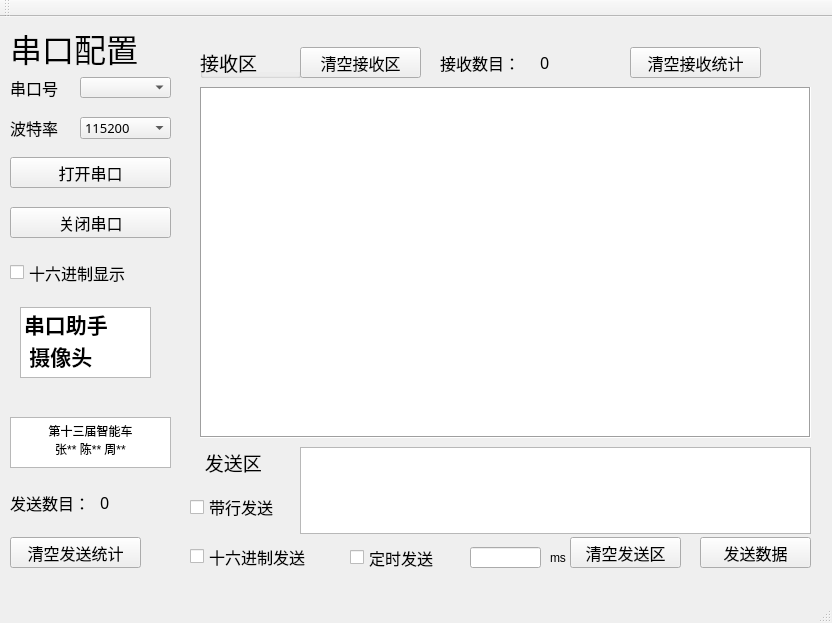
<?xml version="1.0" encoding="UTF-8"?>
<ui version="4.0">
 <class>MainWindow</class>
 <widget class="QMainWindow" name="MainWindow">
  <property name="geometry">
   <rect>
    <x>0</x>
    <y>0</y>
    <width>832</width>
    <height>623</height>
   </rect>
  </property>
  <property name="minimumSize">
   <size>
    <width>832</width>
    <height>623</height>
   </size>
  </property>
  <property name="maximumSize">
   <size>
    <width>832</width>
    <height>623</height>
   </size>
  </property>
  <property name="windowTitle">
   <string>MainWindow</string>
  </property>
  <widget class="QWidget" name="centralWidget">
   <widget class="QComboBox" name="comboBox_portName">
    <property name="geometry">
     <rect>
      <x>80</x>
      <y>60</y>
      <width>91</width>
      <height>21</height>
     </rect>
    </property>
    <property name="font">
     <font>
      <family>楷体</family>
      <pointsize>10</pointsize>
     </font>
    </property>
    <property name="cursor">
     <cursorShape>PointingHandCursor</cursorShape>
    </property>
   </widget>
   <widget class="QComboBox" name="comboBox_baudRate">
    <property name="geometry">
     <rect>
      <x>80</x>
      <y>100</y>
      <width>91</width>
      <height>22</height>
     </rect>
    </property>
    <property name="font">
     <font>
      <family>楷体</family>
      <pointsize>10</pointsize>
     </font>
    </property>
    <property name="cursor">
     <cursorShape>PointingHandCursor</cursorShape>
    </property>
    <item>
     <property name="text">
      <string>115200</string>
     </property>
    </item>
    <item>
     <property name="text">
      <string>9600</string>
     </property>
    </item>
   </widget>
   <widget class="QLabel" name="label">
    <property name="geometry">
     <rect>
      <x>10</x>
      <y>60</y>
      <width>61</width>
      <height>21</height>
     </rect>
    </property>
    <property name="font">
     <font>
      <family>楷体</family>
      <pointsize>12</pointsize>
     </font>
    </property>
    <property name="text">
     <string>串口号</string>
    </property>
   </widget>
   <widget class="QLabel" name="label_2">
    <property name="geometry">
     <rect>
      <x>10</x>
      <y>100</y>
      <width>61</width>
      <height>21</height>
     </rect>
    </property>
    <property name="font">
     <font>
      <family>楷体</family>
      <pointsize>12</pointsize>
     </font>
    </property>
    <property name="text">
     <string>波特率</string>
    </property>
   </widget>
   <widget class="QPushButton" name="pushButton_open">
    <property name="geometry">
     <rect>
      <x>10</x>
      <y>140</y>
      <width>161</width>
      <height>31</height>
     </rect>
    </property>
    <property name="font">
     <font>
      <family>楷体</family>
      <pointsize>12</pointsize>
     </font>
    </property>
    <property name="cursor">
     <cursorShape>OpenHandCursor</cursorShape>
    </property>
    <property name="text">
     <string>打开串口</string>
    </property>
   </widget>
   <widget class="QPushButton" name="pushButton_close">
    <property name="geometry">
     <rect>
      <x>10</x>
      <y>190</y>
      <width>161</width>
      <height>31</height>
     </rect>
    </property>
    <property name="font">
     <font>
      <family>楷体</family>
      <pointsize>12</pointsize>
     </font>
    </property>
    <property name="cursor">
     <cursorShape>ClosedHandCursor</cursorShape>
    </property>
    <property name="text">
     <string>关闭串口</string>
    </property>
   </widget>
   <widget class="QCheckBox" name="hex_display">
    <property name="geometry">
     <rect>
      <x>10</x>
      <y>240</y>
      <width>161</width>
      <height>31</height>
     </rect>
    </property>
    <property name="font">
     <font>
      <family>楷体</family>
      <pointsize>12</pointsize>
     </font>
    </property>
    <property name="cursor">
     <cursorShape>PointingHandCursor</cursorShape>
    </property>
    <property name="text">
     <string>十六进制显示</string>
    </property>
   </widget>
   <widget class="QLabel" name="prompt_label">
    <property name="geometry">
     <rect>
      <x>10</x>
      <y>10</y>
      <width>161</width>
      <height>41</height>
     </rect>
    </property>
    <property name="font">
     <font>
      <family>楷体</family>
      <pointsize>24</pointsize>
     </font>
    </property>
    <property name="text">
     <string>串口配置</string>
    </property>
   </widget>
   <widget class="QLabel" name="label_7">
    <property name="geometry">
     <rect>
      <x>10</x>
      <y>460</y>
      <width>91</width>
      <height>51</height>
     </rect>
    </property>
    <property name="font">
     <font>
      <family>楷体</family>
      <pointsize>12</pointsize>
     </font>
    </property>
    <property name="text">
     <string>发送数目：</string>
    </property>
   </widget>
   <widget class="QLabel" name="send_num">
    <property name="geometry">
     <rect>
      <x>100</x>
      <y>470</y>
      <width>81</width>
      <height>31</height>
     </rect>
    </property>
    <property name="font">
     <font>
      <family>楷体</family>
      <pointsize>12</pointsize>
     </font>
    </property>
    <property name="text">
     <string>0</string>
    </property>
   </widget>
   <widget class="QPushButton" name="clear_se_num">
    <property name="geometry">
     <rect>
      <x>10</x>
      <y>520</y>
      <width>131</width>
      <height>31</height>
     </rect>
    </property>
    <property name="font">
     <font>
      <family>楷体</family>
      <pointsize>12</pointsize>
     </font>
    </property>
    <property name="cursor">
     <cursorShape>ClosedHandCursor</cursorShape>
    </property>
    <property name="text">
     <string>清空发送统计</string>
    </property>
   </widget>
   <widget class="QTextEdit" name="textEdit">
    <property name="geometry">
     <rect>
      <x>10</x>
      <y>400</y>
      <width>161</width>
      <height>51</height>
     </rect>
    </property>
    <property name="cursor" stdset="0">
     <cursorShape>ArrowCursor</cursorShape>
    </property>
    <property name="lineWidth">
     <number>1</number>
    </property>
    <property name="readOnly">
     <bool>true</bool>
    </property>
    <property name="html">
     <string>&lt;!DOCTYPE HTML PUBLIC &quot;-//W3C//DTD HTML 4.0//EN&quot; &quot;http://www.w3.org/TR/REC-html40/strict.dtd&quot;&gt;
&lt;html&gt;&lt;head&gt;&lt;meta name=&quot;qrichtext&quot; content=&quot;1&quot; /&gt;&lt;style type=&quot;text/css&quot;&gt;
p, li { white-space: pre-wrap; }
&lt;/style&gt;&lt;/head&gt;&lt;body style=&quot; font-family:'SimSun'; font-size:9pt; font-weight:400; font-style:normal;&quot;&gt;
&lt;p align=&quot;center&quot; style=&quot; margin-top:0px; margin-bottom:0px; margin-left:0px; margin-right:0px; -qt-block-indent:0; text-indent:0px;&quot;&gt;第十三届智能车&lt;/p&gt;
&lt;p align=&quot;center&quot; style=&quot; margin-top:0px; margin-bottom:0px; margin-left:0px; margin-right:0px; -qt-block-indent:0; text-indent:0px;&quot;&gt;张** 陈** 周**&lt;/p&gt;&lt;/body&gt;&lt;/html&gt;</string>
    </property>
   </widget>
   <widget class="QListWidget" name="mode_select">
    <property name="geometry">
     <rect>
      <x>20</x>
      <y>290</y>
      <width>131</width>
      <height>71</height>
     </rect>
    </property>
    <item>
     <property name="text">
      <string>串口助手</string>
     </property>
     <property name="font">
      <font>
       <family>楷体</family>
       <pointsize>16</pointsize>
       <weight>75</weight>
       <bold>true</bold>
      </font>
     </property>
     <property name="background">
      <brush brushstyle="NoBrush">
       <color alpha="255">
        <red>0</red>
        <green>0</green>
        <blue>0</blue>
       </color>
      </brush>
     </property>
    </item>
    <item>
     <property name="text">
      <string> 摄像头</string>
     </property>
     <property name="font">
      <font>
       <family>楷体</family>
       <pointsize>16</pointsize>
       <weight>75</weight>
       <bold>true</bold>
      </font>
     </property>
     <property name="background">
      <brush brushstyle="NoBrush">
       <color alpha="255">
        <red>0</red>
        <green>0</green>
        <blue>0</blue>
       </color>
      </brush>
     </property>
    </item>
   </widget>
   <widget class="QStackedWidget" name="model_window">
    <property name="geometry">
     <rect>
      <x>190</x>
      <y>20</y>
      <width>621</width>
      <height>541</height>
     </rect>
    </property>
    <property name="minimumSize">
     <size>
      <width>621</width>
      <height>541</height>
     </size>
    </property>
    <property name="currentIndex">
     <number>1</number>
    </property>
    <widget class="QWidget" name="page">
     <widget class="QLabel" name="camera_titile">
      <property name="geometry">
       <rect>
        <x>250</x>
        <y>5</y>
        <width>231</width>
        <height>31</height>
       </rect>
      </property>
      <property name="font">
       <font>
        <family>楷体</family>
        <pointsize>16</pointsize>
       </font>
      </property>
      <property name="text">
       <string>OV7725二值化图像</string>
      </property>
     </widget>
     <widget class="QLabel" name="bitimage">
      <property name="geometry">
       <rect>
        <x>130</x>
        <y>40</y>
        <width>471</width>
        <height>251</height>
       </rect>
      </property>
      <property name="frameShape">
       <enum>QFrame::WinPanel</enum>
      </property>
      <property name="text">
       <string/>
      </property>
      <property name="textFormat">
       <enum>Qt::AutoText</enum>
      </property>
      <property name="scaledContents">
       <bool>true</bool>
      </property>
     </widget>
     <widget class="QLabel" name="bit_data">
      <property name="geometry">
       <rect>
        <x>130</x>
        <y>350</y>
        <width>471</width>
        <height>181</height>
       </rect>
      </property>
      <property name="frameShape">
       <enum>QFrame::Panel</enum>
      </property>
      <property name="frameShadow">
       <enum>QFrame::Plain</enum>
      </property>
      <property name="text">
       <string/>
      </property>
      <property name="scaledContents">
       <bool>true</bool>
      </property>
     </widget>
     <widget class="QLabel" name="label_5">
      <property name="geometry">
       <rect>
        <x>240</x>
        <y>310</y>
        <width>261</width>
        <height>31</height>
       </rect>
      </property>
      <property name="font">
       <font>
        <family>楷体</family>
        <pointsize>16</pointsize>
       </font>
      </property>
      <property name="text">
       <string>智能车实时数据显示</string>
      </property>
     </widget>
     <widget class="QComboBox" name="img_type">
      <property name="geometry">
       <rect>
        <x>0</x>
        <y>50</y>
        <width>111</width>
        <height>21</height>
       </rect>
      </property>
      <property name="font">
       <font>
        <family>楷体</family>
        <pointsize>10</pointsize>
       </font>
      </property>
      <item>
       <property name="text">
        <string>二值化图像</string>
       </property>
      </item>
     </widget>
     <widget class="QLabel" name="label_8">
      <property name="geometry">
       <rect>
        <x>0</x>
        <y>20</y>
        <width>91</width>
        <height>16</height>
       </rect>
      </property>
      <property name="font">
       <font>
        <family>楷体</family>
        <pointsize>12</pointsize>
       </font>
      </property>
      <property name="text">
       <string>图像类型</string>
      </property>
     </widget>
     <widget class="QLabel" name="label_9">
      <property name="geometry">
       <rect>
        <x>0</x>
        <y>90</y>
        <width>81</width>
        <height>16</height>
       </rect>
      </property>
      <property name="font">
       <font>
        <family>楷体</family>
        <pointsize>12</pointsize>
       </font>
      </property>
      <property name="text">
       <string>图像大小</string>
      </property>
     </widget>
     <widget class="QLabel" name="label_10">
      <property name="geometry">
       <rect>
        <x>0</x>
        <y>130</y>
        <width>21</width>
        <height>16</height>
       </rect>
      </property>
      <property name="text">
       <string>高:</string>
      </property>
     </widget>
     <widget class="QLabel" name="label_11">
      <property name="geometry">
       <rect>
        <x>0</x>
        <y>170</y>
        <width>21</width>
        <height>16</height>
       </rect>
      </property>
      <property name="text">
       <string>宽:</string>
      </property>
     </widget>
     <widget class="QLineEdit" name="img_height">
      <property name="geometry">
       <rect>
        <x>30</x>
        <y>130</y>
        <width>81</width>
        <height>21</height>
       </rect>
      </property>
      <property name="text">
       <string>60</string>
      </property>
     </widget>
     <widget class="QLineEdit" name="img_width">
      <property name="geometry">
       <rect>
        <x>30</x>
        <y>170</y>
        <width>81</width>
        <height>21</height>
       </rect>
      </property>
      <property name="text">
       <string>80</string>
      </property>
     </widget>
     <widget class="QComboBox" name="bit_sequence">
      <property name="geometry">
       <rect>
        <x>0</x>
        <y>240</y>
        <width>101</width>
        <height>22</height>
       </rect>
      </property>
      <property name="font">
       <font>
        <family>楷体</family>
        <pointsize>10</pointsize>
       </font>
      </property>
      <item>
       <property name="text">
        <string>先高后低</string>
       </property>
      </item>
     </widget>
     <widget class="QLabel" name="label_12">
      <property name="geometry">
       <rect>
        <x>0</x>
        <y>210</y>
        <width>91</width>
        <height>16</height>
       </rect>
      </property>
      <property name="font">
       <font>
        <family>楷体</family>
        <pointsize>12</pointsize>
       </font>
      </property>
      <property name="text">
       <string>数据排列</string>
      </property>
     </widget>
     <widget class="QLabel" name="label_13">
      <property name="geometry">
       <rect>
        <x>0</x>
        <y>280</y>
        <width>91</width>
        <height>16</height>
       </rect>
      </property>
      <property name="font">
       <font>
        <family>楷体</family>
        <pointsize>12</pointsize>
       </font>
      </property>
      <property name="text">
       <string>显示设置</string>
      </property>
     </widget>
     <widget class="QComboBox" name="white_black">
      <property name="geometry">
       <rect>
        <x>0</x>
        <y>310</y>
        <width>101</width>
        <height>22</height>
       </rect>
      </property>
      <property name="font">
       <font>
        <family>楷体</family>
        <pointsize>10</pointsize>
       </font>
      </property>
      <item>
       <property name="text">
        <string>1黑0白</string>
       </property>
      </item>
     </widget>
    </widget>
    <widget class="QWidget" name="page_2">
     <widget class="QTextEdit" name="textEdit_read">
      <property name="geometry">
       <rect>
        <x>10</x>
        <y>50</y>
        <width>611</width>
        <height>351</height>
       </rect>
      </property>
      <property name="cursor" stdset="0">
       <cursorShape>IBeamCursor</cursorShape>
      </property>
      <property name="autoFillBackground">
       <bool>false</bool>
      </property>
      <property name="frameShape">
       <enum>QFrame::Box</enum>
      </property>
      <property name="midLineWidth">
       <number>0</number>
      </property>
      <property name="readOnly">
       <bool>true</bool>
      </property>
      <property name="overwriteMode">
       <bool>false</bool>
      </property>
      <property name="textInteractionFlags">
       <set>Qt::TextSelectableByMouse</set>
      </property>
     </widget>
     <widget class="QGroupBox" name="groupBox">
      <property name="geometry">
       <rect>
        <x>10</x>
        <y>10</y>
        <width>101</width>
        <height>31</height>
       </rect>
      </property>
      <property name="font">
       <font>
        <family>楷体</family>
        <pointsize>14</pointsize>
       </font>
      </property>
      <property name="title">
       <string>接收区</string>
      </property>
     </widget>
     <widget class="QPushButton" name="button_clear_receieved">
      <property name="geometry">
       <rect>
        <x>110</x>
        <y>10</y>
        <width>121</width>
        <height>31</height>
       </rect>
      </property>
      <property name="font">
       <font>
        <family>楷体</family>
        <pointsize>12</pointsize>
       </font>
      </property>
      <property name="cursor">
       <cursorShape>PointingHandCursor</cursorShape>
      </property>
      <property name="text">
       <string>清空接收区</string>
      </property>
     </widget>
     <widget class="QLabel" name="label_3">
      <property name="geometry">
       <rect>
        <x>250</x>
        <y>10</y>
        <width>91</width>
        <height>31</height>
       </rect>
      </property>
      <property name="font">
       <font>
        <family>楷体</family>
        <pointsize>12</pointsize>
       </font>
      </property>
      <property name="text">
       <string>接收数目：</string>
      </property>
     </widget>
     <widget class="QLabel" name="receieve_num">
      <property name="geometry">
       <rect>
        <x>350</x>
        <y>10</y>
        <width>81</width>
        <height>31</height>
       </rect>
      </property>
      <property name="font">
       <font>
        <family>楷体</family>
        <pointsize>12</pointsize>
       </font>
      </property>
      <property name="text">
       <string>0</string>
      </property>
     </widget>
     <widget class="QPushButton" name="clear_re_num">
      <property name="geometry">
       <rect>
        <x>440</x>
        <y>10</y>
        <width>131</width>
        <height>31</height>
       </rect>
      </property>
      <property name="font">
       <font>
        <family>楷体</family>
        <pointsize>12</pointsize>
       </font>
      </property>
      <property name="cursor">
       <cursorShape>ClosedHandCursor</cursorShape>
      </property>
      <property name="text">
       <string>清空接收统计</string>
      </property>
     </widget>
     <widget class="QLabel" name="label_4">
      <property name="geometry">
       <rect>
        <x>10</x>
        <y>410</y>
        <width>91</width>
        <height>31</height>
       </rect>
      </property>
      <property name="font">
       <font>
        <family>楷体</family>
        <pointsize>14</pointsize>
       </font>
      </property>
      <property name="text">
       <string> 发送区</string>
      </property>
     </widget>
     <widget class="QPushButton" name="pushButton_send">
      <property name="geometry">
       <rect>
        <x>510</x>
        <y>500</y>
        <width>111</width>
        <height>31</height>
       </rect>
      </property>
      <property name="font">
       <font>
        <family>楷体</family>
        <pointsize>12</pointsize>
       </font>
      </property>
      <property name="cursor">
       <cursorShape>PointingHandCursor</cursorShape>
      </property>
      <property name="text">
       <string>发送数据</string>
      </property>
     </widget>
     <widget class="QPushButton" name="button_clear_send">
      <property name="geometry">
       <rect>
        <x>380</x>
        <y>500</y>
        <width>111</width>
        <height>31</height>
       </rect>
      </property>
      <property name="font">
       <font>
        <family>楷体</family>
        <pointsize>12</pointsize>
       </font>
      </property>
      <property name="cursor">
       <cursorShape>PointingHandCursor</cursorShape>
      </property>
      <property name="text">
       <string>清空发送区</string>
      </property>
     </widget>
     <widget class="QLineEdit" name="timing">
      <property name="geometry">
       <rect>
        <x>280</x>
        <y>510</y>
        <width>71</width>
        <height>21</height>
       </rect>
      </property>
     </widget>
     <widget class="QLabel" name="label_6">
      <property name="geometry">
       <rect>
        <x>360</x>
        <y>510</y>
        <width>41</width>
        <height>21</height>
       </rect>
      </property>
      <property name="text">
       <string>ms</string>
      </property>
     </widget>
     <widget class="QCheckBox" name="send_regularly">
      <property name="geometry">
       <rect>
        <x>160</x>
        <y>510</y>
        <width>111</width>
        <height>21</height>
       </rect>
      </property>
      <property name="font">
       <font>
        <family>楷体</family>
        <pointsize>12</pointsize>
       </font>
      </property>
      <property name="cursor">
       <cursorShape>PointingHandCursor</cursorShape>
      </property>
      <property name="text">
       <string>定时发送</string>
      </property>
     </widget>
     <widget class="QCheckBox" name="send_hex">
      <property name="geometry">
       <rect>
        <x>0</x>
        <y>510</y>
        <width>151</width>
        <height>19</height>
       </rect>
      </property>
      <property name="font">
       <font>
        <family>楷体</family>
        <pointsize>12</pointsize>
       </font>
      </property>
      <property name="text">
       <string>十六进制发送</string>
      </property>
     </widget>
     <widget class="QTextEdit" name="lineEdit_write">
      <property name="geometry">
       <rect>
        <x>110</x>
        <y>410</y>
        <width>511</width>
        <height>87</height>
       </rect>
      </property>
      <property name="readOnly">
       <bool>false</bool>
      </property>
      <property name="overwriteMode">
       <bool>false</bool>
      </property>
     </widget>
     <widget class="QCheckBox" name="checkBox">
      <property name="geometry">
       <rect>
        <x>0</x>
        <y>460</y>
        <width>101</width>
        <height>20</height>
       </rect>
      </property>
      <property name="font">
       <font>
        <family>楷体</family>
        <pointsize>12</pointsize>
       </font>
      </property>
      <property name="text">
       <string>带行发送</string>
      </property>
     </widget>
    </widget>
   </widget>
  </widget>
  <widget class="QToolBar" name="mainToolBar">
   <attribute name="toolBarArea">
    <enum>TopToolBarArea</enum>
   </attribute>
   <attribute name="toolBarBreak">
    <bool>false</bool>
   </attribute>
  </widget>
  <widget class="QStatusBar" name="statusBar"/>
 </widget>
 <layoutdefault spacing="6" margin="11"/>
 <resources/>
 <connections/>
</ui>
